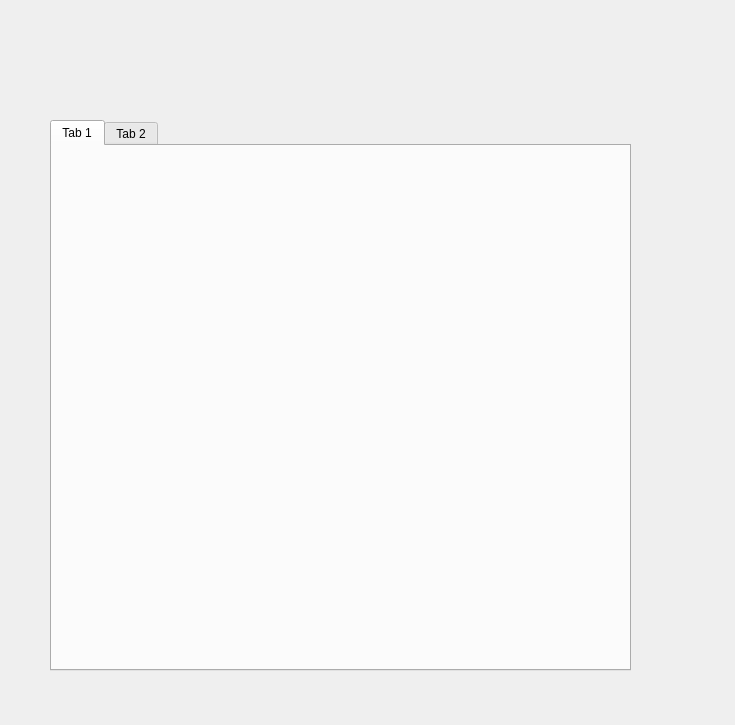
<?xml version="1.0" encoding="UTF-8"?>
<ui version="4.0">
 <class>NewsRetrievalSystemClass</class>
 <widget class="QWidget" name="NewsRetrievalSystemClass">
  <property name="geometry">
   <rect>
    <x>0</x>
    <y>0</y>
    <width>735</width>
    <height>725</height>
   </rect>
  </property>
  <property name="windowTitle">
   <string>NewsRetrievalSystem</string>
  </property>
  <widget class="QTabWidget" name="tabWidget">
   <property name="geometry">
    <rect>
     <x>50</x>
     <y>120</y>
     <width>581</width>
     <height>551</height>
    </rect>
   </property>
   <widget class="QWidget" name="tab">
    <attribute name="title">
     <string>Tab 1</string>
    </attribute>
   </widget>
   <widget class="QWidget" name="tab_2">
    <attribute name="title">
     <string>Tab 2</string>
    </attribute>
   </widget>
  </widget>
 </widget>
 <layoutdefault spacing="6" margin="11"/>
 <resources>
  <include location="NewsRetrievalSystem.qrc"/>
 </resources>
 <connections/>
</ui>
